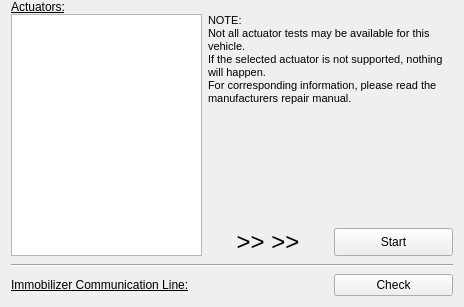
<?xml version="1.0" encoding="UTF-8"?>
<ui version="4.0">
 <class>sysTestsContent_Form</class>
 <widget class="QWidget" name="sysTestsContent_Form">
  <property name="geometry">
   <rect>
    <x>0</x>
    <y>0</y>
    <width>464</width>
    <height>307</height>
   </rect>
  </property>
  <property name="sizePolicy">
   <sizepolicy hsizetype="Expanding" vsizetype="Expanding">
    <horstretch>0</horstretch>
    <verstretch>0</verstretch>
   </sizepolicy>
  </property>
  <property name="minimumSize">
   <size>
    <width>0</width>
    <height>0</height>
   </size>
  </property>
  <property name="font">
   <font>
    <family>Liberation Sans</family>
   </font>
  </property>
  <property name="windowTitle">
   <string>System Tests</string>
  </property>
  <layout class="QGridLayout" name="gridLayout">
   <property name="topMargin">
    <number>0</number>
   </property>
   <property name="horizontalSpacing">
    <number>6</number>
   </property>
   <property name="verticalSpacing">
    <number>0</number>
   </property>
   <item row="1" column="0">
    <widget class="QLabel" name="actuatorlistTitle_label">
     <property name="sizePolicy">
      <sizepolicy hsizetype="Expanding" vsizetype="Preferred">
       <horstretch>0</horstretch>
       <verstretch>0</verstretch>
      </sizepolicy>
     </property>
     <property name="minimumSize">
      <size>
       <width>0</width>
       <height>0</height>
      </size>
     </property>
     <property name="maximumSize">
      <size>
       <width>16777215</width>
       <height>16777215</height>
      </size>
     </property>
     <property name="font">
      <font>
       <underline>true</underline>
      </font>
     </property>
     <property name="text">
      <string>Actuators:</string>
     </property>
     <property name="alignment">
      <set>Qt::AlignBottom|Qt::AlignLeading|Qt::AlignLeft</set>
     </property>
    </widget>
   </item>
   <item row="5" column="0">
    <widget class="QLabel" name="testImmoLineTitel_label">
     <property name="sizePolicy">
      <sizepolicy hsizetype="Expanding" vsizetype="Preferred">
       <horstretch>0</horstretch>
       <verstretch>0</verstretch>
      </sizepolicy>
     </property>
     <property name="minimumSize">
      <size>
       <width>0</width>
       <height>0</height>
      </size>
     </property>
     <property name="maximumSize">
      <size>
       <width>16777215</width>
       <height>16777215</height>
      </size>
     </property>
     <property name="font">
      <font>
       <underline>true</underline>
      </font>
     </property>
     <property name="text">
      <string>Immobilizer Communication Line:</string>
     </property>
    </widget>
   </item>
   <item row="5" column="2">
    <widget class="QPushButton" name="testImmoLine_pushButton">
     <property name="sizePolicy">
      <sizepolicy hsizetype="Expanding" vsizetype="Preferred">
       <horstretch>0</horstretch>
       <verstretch>0</verstretch>
      </sizepolicy>
     </property>
     <property name="minimumSize">
      <size>
       <width>0</width>
       <height>0</height>
      </size>
     </property>
     <property name="maximumSize">
      <size>
       <width>16777215</width>
       <height>16777215</height>
      </size>
     </property>
     <property name="text">
      <string>Check</string>
     </property>
    </widget>
   </item>
   <item row="4" column="0" colspan="3">
    <widget class="Line" name="hsep_line">
     <property name="sizePolicy">
      <sizepolicy hsizetype="Expanding" vsizetype="Preferred">
       <horstretch>0</horstretch>
       <verstretch>0</verstretch>
      </sizepolicy>
     </property>
     <property name="minimumSize">
      <size>
       <width>0</width>
       <height>18</height>
      </size>
     </property>
     <property name="orientation">
      <enum>Qt::Horizontal</enum>
     </property>
    </widget>
   </item>
   <item row="3" column="2">
    <widget class="QPushButton" name="startActuatorTest_pushButton">
     <property name="sizePolicy">
      <sizepolicy hsizetype="Expanding" vsizetype="Preferred">
       <horstretch>0</horstretch>
       <verstretch>0</verstretch>
      </sizepolicy>
     </property>
     <property name="minimumSize">
      <size>
       <width>0</width>
       <height>0</height>
      </size>
     </property>
     <property name="maximumSize">
      <size>
       <width>16777215</width>
       <height>16777215</height>
      </size>
     </property>
     <property name="text">
      <string>Start</string>
     </property>
    </widget>
   </item>
   <item row="3" column="1">
    <widget class="QLabel" name="actuatorTest_arrow_label">
     <property name="sizePolicy">
      <sizepolicy hsizetype="Expanding" vsizetype="Preferred">
       <horstretch>0</horstretch>
       <verstretch>0</verstretch>
      </sizepolicy>
     </property>
     <property name="minimumSize">
      <size>
       <width>0</width>
       <height>0</height>
      </size>
     </property>
     <property name="maximumSize">
      <size>
       <width>16777215</width>
       <height>16777215</height>
      </size>
     </property>
     <property name="font">
      <font>
       <pointsize>18</pointsize>
      </font>
     </property>
     <property name="text">
      <string>&gt;&gt; &gt;&gt;</string>
     </property>
     <property name="alignment">
      <set>Qt::AlignCenter</set>
     </property>
    </widget>
   </item>
   <item row="2" column="1" colspan="2">
    <widget class="QLabel" name="actuatorTestInfo_label">
     <property name="sizePolicy">
      <sizepolicy hsizetype="Expanding" vsizetype="Expanding">
       <horstretch>0</horstretch>
       <verstretch>0</verstretch>
      </sizepolicy>
     </property>
     <property name="minimumSize">
      <size>
       <width>0</width>
       <height>0</height>
      </size>
     </property>
     <property name="font">
      <font>
       <pointsize>8</pointsize>
      </font>
     </property>
     <property name="text">
      <string>NOTE:
Not all actuator tests may be available for this vehicle.
If the selected actuator is not supported, nothing will happen.
For corresponding information, please read the manufacturers repair manual.</string>
     </property>
     <property name="alignment">
      <set>Qt::AlignLeading|Qt::AlignLeft|Qt::AlignTop</set>
     </property>
     <property name="wordWrap">
      <bool>true</bool>
     </property>
    </widget>
   </item>
   <item row="2" column="0" rowspan="2">
    <widget class="QListWidget" name="actuators_listWidget">
     <property name="minimumSize">
      <size>
       <width>0</width>
       <height>0</height>
      </size>
     </property>
    </widget>
   </item>
  </layout>
 </widget>
 <resources/>
 <connections/>
</ui>
